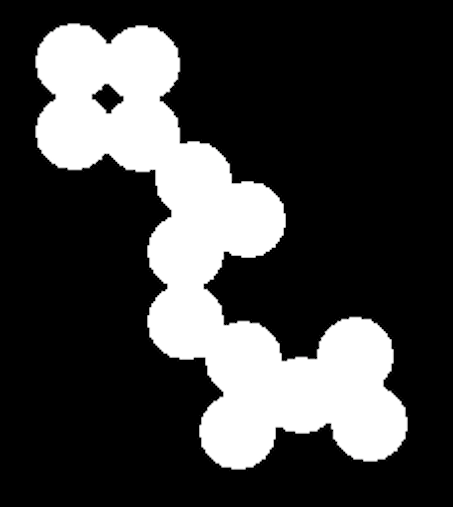
#> input picture Semester_5/PCD/img/hitung_koin.png, 453 x 507 px
$ jupyter execute Open_Close.ipynb
#> lines starting #> are read from the running program, lines starting #| are printed output that depends on the picture
[cell 1]
import cv2 as cv
import numpy as np
import matplotlib.pyplot as plt

# img= cv.imread('img/bersihkan noise.png')
img= cv.imread('img/hitung_koin.png')
#> img is the input picture: shape (507, 453, 3); mean B, G, R 63.7, 63.7, 63.7
img_rgb = cv.cvtColor(img, cv.COLOR_BGR2RGB)
gray = cv.cvtColor(img_rgb, cv.COLOR_RGB2GRAY)

# kernel = np.array(([
#                  [0, 0, 1, 0, 0],
#                  [1, 1, 1, 1, 1],
#                  [1, 1, 1, 1, 1],
#                  [1, 1, 1, 1, 1],
#                  [0, 0, 1, 0, 0]]), np.uint8)

kernel =cv.getStructuringElement(cv.MORPH_ELLIPSE,(37,37))
# kernel = np.ones((5,5), np.uint8)
ero = cv.erode(img, kernel, iterations=2)
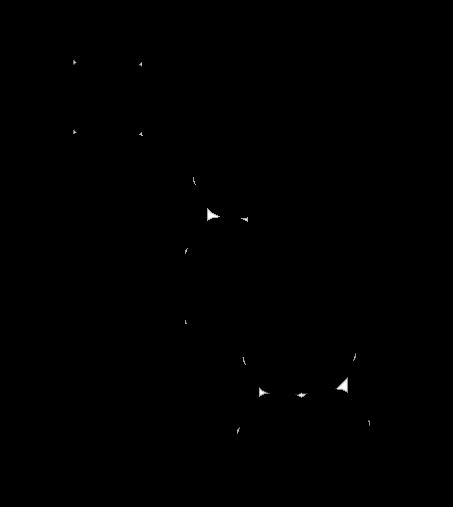
#> ero: shape (507, 453, 3); mean B, G, R 0.3, 0.3, 0.3
dil = cv.dilate(ero, kernel, iterations=1)
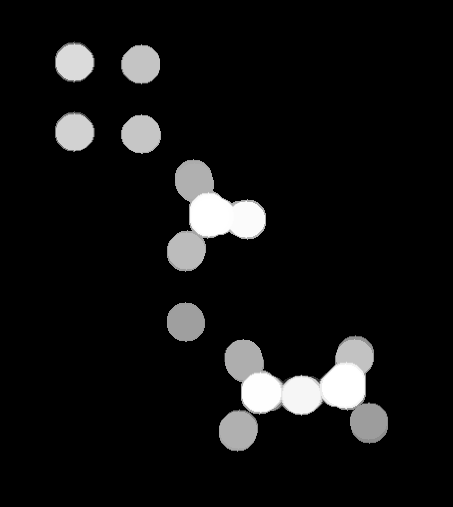
#> dil: shape (507, 453, 3); mean B, G, R 18.3, 18.3, 18.3
# open = cv.morphologyEx(img, cv.MORPH_OPEN, kernel)
# close = cv.morphologyEx(img, cv.MORPH_CLOSE, kernel)

plt.imshow(kernel); plt.figure()
# plt.title("Source"); plt.imshow(img_rgb); plt.figure()
plt.title("Erosion"); plt.imshow(ero); plt.figure()
plt.title("Dilation"); plt.imshow(dil); plt.figure()
# plt.title("Opening"); plt.imshow(open); plt.figure()
# plt.title("Closing"); plt.imshow(close); plt.figure()
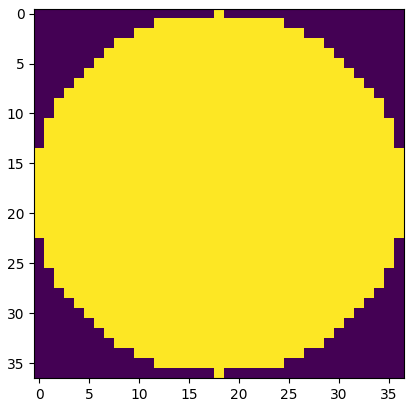
#> figure drawn by matplotlib, 1 panel

$ run again, with Semester_5/PCD/img/MicrosoftTeams-image.png copied over Semester_5/PCD/img/hitung_koin.png
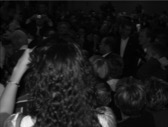
#> input picture Semester_5/PCD/img/MicrosoftTeams-image.png, 168 x 127 px
#> img is the input picture: shape (127, 168, 3); min 0, max 246, mean 29.6
#> `ero = cv.erode(img, kernel, iterations=2)`:
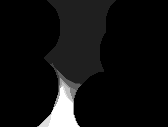
#> ero: shape (127, 168, 3); min 0, max 8, mean 0.534; drawn with min black and max white
#> `dil = cv.dilate(ero, kernel, iterations=1)`:
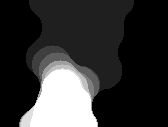
#> dil: shape (127, 168, 3); min 0, max 8, mean 1.64; drawn with min black and max white
